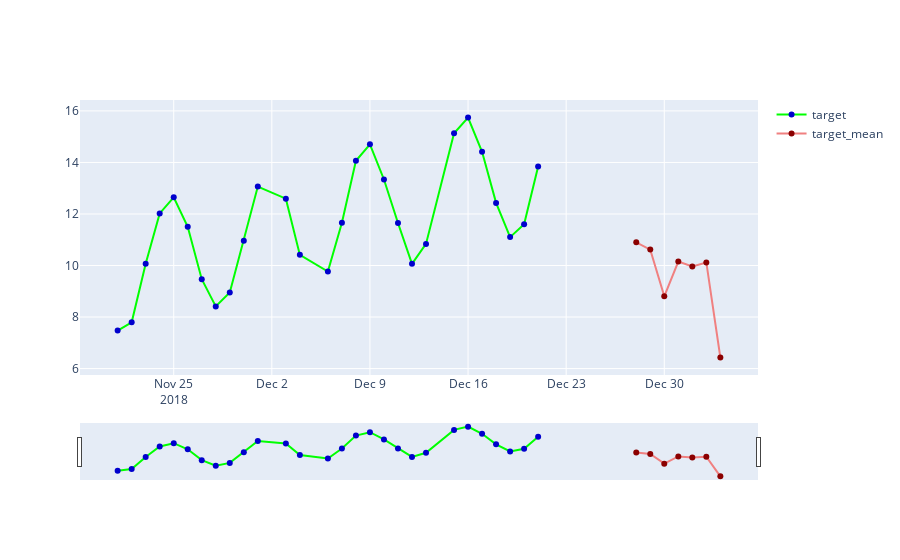

Notebook source saved alongside this figure:
### Code cell
fig = go.Figure(
    data=go.Scatter(
        x=df_test.index,
        y=df_test.target,
        name='target',
        mode='lines+markers',
        marker=dict(color="mediumblue"),
        line=dict(color="lime")
    )
)

fig.add_trace(
    go.Scatter(
        x=df_test.index,
        y=df_test.target_mean,
        name='target_mean',
        mode='lines+markers',
        marker=dict(color="darkred"),
        line=dict(color="lightcoral")
    )
)

fig.update_xaxes(
    rangeslider_visible=True
)


fig.show()

### Figure 1 — Plotly figure (JSON) as saved in the notebook; plotly's stock layout.template omitted (floating-point values rounded to 4 significant figures)
{"data": [{"line": {"color": "lime"}, "marker": {"color": "mediumblue"}, "mode": "lines+markers", "name": "target", "type": "scatter", "x": ["2018-11-21T00:00:00", "2018-11-22T00:00:00", "2018-11-23T00:00:00", "2018-11-24T00:00:00", "2018-11-25T00:00:00", "2018-11-26T00:00:00", "2018-11-27T00:00:00", "2018-11-28T00:00:00", "2018-11-29T00:00:00", "2018-11-30T00:00:00", "2018-12-01T00:00:00", "2018-12-03T00:00:00", "2018-12-04T00:00:00", "2018-12-06T00:00:00", "2018-12-07T00:00:00", "2018-12-08T00:00:00", "2018-12-09T00:00:00", "2018-12-10T00:00:00", "2018-12-11T00:00:00", "2018-12-12T00:00:00", "2018-12-13T00:00:00", "2018-12-15T00:00:00", "2018-12-16T00:00:00", "2018-12-17T00:00:00", "2018-12-18T00:00:00", "2018-12-19T00:00:00", "2018-12-20T00:00:00", "2018-12-21T00:00:00", "2018-12-28T00:00:00", "2018-12-29T00:00:00", "2018-12-30T00:00:00", "2018-12-31T00:00:00", "2019-01-01T00:00:00", "2019-01-02T00:00:00", "2019-01-03T00:00:00"], "y": [7.476, 7.796, 10.07, 12.02, 12.65, 11.5, 9.471, 8.412, 8.956, 10.96, 13.06, 12.59, 10.41, 9.766, 11.66, 14.06, 14.7, 13.34, 11.65, 10.06, 10.84, 15.14, 15.75, 14.41, 12.43, 11.1, 11.61, 13.85, null, null, null, null, null, null, null]}, {"line": {"color": "lightcoral"}, "marker": {"color": "darkred"}, "mode": "lines+markers", "name": "target_mean", "type": "scatter", "x": ["2018-11-21T00:00:00", "2018-11-22T00:00:00", "2018-11-23T00:00:00", "2018-11-24T00:00:00", "2018-11-25T00:00:00", "2018-11-26T00:00:00", "2018-11-27T00:00:00", "2018-11-28T00:00:00", "2018-11-29T00:00:00", "2018-11-30T00:00:00", "2018-12-01T00:00:00", "2018-12-03T00:00:00", "2018-12-04T00:00:00", "2018-12-06T00:00:00", "2018-12-07T00:00:00", "2018-12-08T00:00:00", "2018-12-09T00:00:00", "2018-12-10T00:00:00", "2018-12-11T00:00:00", "2018-12-12T00:00:00", "2018-12-13T00:00:00", "2018-12-15T00:00:00", "2018-12-16T00:00:00", "2018-12-17T00:00:00", "2018-12-18T00:00:00", "2018-12-19T00:00:00", "2018-12-20T00:00:00", "2018-12-21T00:00:00", "2018-12-28T00:00:00", "2018-12-29T00:00:00", "2018-12-30T00:00:00", "2018-12-31T00:00:00", "2019-01-01T00:00:00", "2019-01-02T00:00:00", "2019-01-03T00:00:00"], "y": [null, null, null, null, null, null, null, null, null, null, null, null, null, null, null, null, null, null, null, null, null, null, null, null, null, null, null, null, 10.9, 10.62, 8.806, 10.16, 9.966, 10.12, 6.43]}], "layout": {"xaxis": {"rangeslider": {"visible": true}}}}
